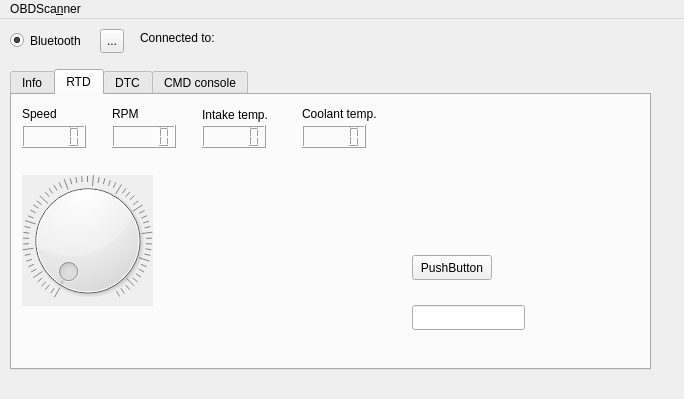
<?xml version="1.0" encoding="UTF-8"?>
<ui version="4.0">
 <class>OBDScanner</class>
 <widget class="QMainWindow" name="OBDScanner">
  <property name="geometry">
   <rect>
    <x>0</x>
    <y>0</y>
    <width>684</width>
    <height>399</height>
   </rect>
  </property>
  <property name="windowTitle">
   <string>OBDScanner</string>
  </property>
  <widget class="QWidget" name="centralWidget">
   <widget class="QRadioButton" name="btRadioButton">
    <property name="geometry">
     <rect>
      <x>10</x>
      <y>10</y>
      <width>96</width>
      <height>23</height>
     </rect>
    </property>
    <property name="text">
     <string>Bluetooth</string>
    </property>
    <property name="checked">
     <bool>true</bool>
    </property>
   </widget>
   <widget class="QToolButton" name="btConfigButton">
    <property name="geometry">
     <rect>
      <x>100</x>
      <y>10</y>
      <width>24</width>
      <height>24</height>
     </rect>
    </property>
    <property name="text">
     <string>...</string>
    </property>
   </widget>
   <widget class="QLabel" name="label">
    <property name="geometry">
     <rect>
      <x>140</x>
      <y>10</y>
      <width>81</width>
      <height>17</height>
     </rect>
    </property>
    <property name="text">
     <string>Connected to:</string>
    </property>
   </widget>
   <widget class="QLabel" name="connectedDeviceName">
    <property name="geometry">
     <rect>
      <x>230</x>
      <y>10</y>
      <width>131</width>
      <height>17</height>
     </rect>
    </property>
    <property name="text">
     <string/>
    </property>
   </widget>
   <widget class="QTabWidget" name="tabWidget">
    <property name="geometry">
     <rect>
      <x>10</x>
      <y>50</y>
      <width>641</width>
      <height>301</height>
     </rect>
    </property>
    <property name="tabPosition">
     <enum>QTabWidget::North</enum>
    </property>
    <property name="tabShape">
     <enum>QTabWidget::Rounded</enum>
    </property>
    <property name="currentIndex">
     <number>1</number>
    </property>
    <property name="tabsClosable">
     <bool>false</bool>
    </property>
    <property name="tabBarAutoHide">
     <bool>false</bool>
    </property>
    <widget class="QWidget" name="vin_tab">
     <attribute name="title">
      <string>Info</string>
     </attribute>
     <widget class="QLineEdit" name="info_testEdit">
      <property name="geometry">
       <rect>
        <x>20</x>
        <y>20</y>
        <width>113</width>
        <height>25</height>
       </rect>
      </property>
     </widget>
    </widget>
    <widget class="QWidget" name="rtd_tab">
     <attribute name="title">
      <string>RTD</string>
     </attribute>
     <widget class="QDial" name="speed_dial">
      <property name="enabled">
       <bool>true</bool>
      </property>
      <property name="geometry">
       <rect>
        <x>10</x>
        <y>80</y>
        <width>131</width>
        <height>131</height>
       </rect>
      </property>
      <property name="mouseTracking">
       <bool>false</bool>
      </property>
      <property name="focusPolicy">
       <enum>Qt::WheelFocus</enum>
      </property>
      <property name="acceptDrops">
       <bool>false</bool>
      </property>
      <property name="autoFillBackground">
       <bool>true</bool>
      </property>
      <property name="maximum">
       <number>230</number>
      </property>
      <property name="pageStep">
       <number>5</number>
      </property>
      <property name="sliderPosition">
       <number>1</number>
      </property>
      <property name="tracking">
       <bool>true</bool>
      </property>
      <property name="invertedAppearance">
       <bool>false</bool>
      </property>
      <property name="invertedControls">
       <bool>false</bool>
      </property>
      <property name="wrapping">
       <bool>false</bool>
      </property>
      <property name="notchesVisible">
       <bool>true</bool>
      </property>
     </widget>
     <widget class="QLineEdit" name="rtd_testEdit">
      <property name="geometry">
       <rect>
        <x>400</x>
        <y>210</y>
        <width>113</width>
        <height>25</height>
       </rect>
      </property>
     </widget>
     <widget class="QLCDNumber" name="speedLcd">
      <property name="geometry">
       <rect>
        <x>10</x>
        <y>30</y>
        <width>64</width>
        <height>23</height>
       </rect>
      </property>
     </widget>
     <widget class="QLCDNumber" name="rpmLcd">
      <property name="geometry">
       <rect>
        <x>100</x>
        <y>30</y>
        <width>64</width>
        <height>23</height>
       </rect>
      </property>
     </widget>
     <widget class="QLabel" name="label_2">
      <property name="geometry">
       <rect>
        <x>100</x>
        <y>10</y>
        <width>54</width>
        <height>17</height>
       </rect>
      </property>
      <property name="text">
       <string>RPM</string>
      </property>
     </widget>
     <widget class="QLabel" name="label_3">
      <property name="geometry">
       <rect>
        <x>10</x>
        <y>10</y>
        <width>54</width>
        <height>17</height>
       </rect>
      </property>
      <property name="text">
       <string>Speed</string>
      </property>
     </widget>
     <widget class="QLabel" name="label_4">
      <property name="geometry">
       <rect>
        <x>190</x>
        <y>10</y>
        <width>71</width>
        <height>20</height>
       </rect>
      </property>
      <property name="text">
       <string>Intake temp.</string>
      </property>
     </widget>
     <widget class="QLCDNumber" name="inTempLcd">
      <property name="geometry">
       <rect>
        <x>190</x>
        <y>30</y>
        <width>64</width>
        <height>23</height>
       </rect>
      </property>
     </widget>
     <widget class="QLabel" name="label_5">
      <property name="geometry">
       <rect>
        <x>290</x>
        <y>10</y>
        <width>91</width>
        <height>17</height>
       </rect>
      </property>
      <property name="text">
       <string>Coolant temp.</string>
      </property>
     </widget>
     <widget class="QLCDNumber" name="coolantLcd">
      <property name="geometry">
       <rect>
        <x>290</x>
        <y>30</y>
        <width>64</width>
        <height>23</height>
       </rect>
      </property>
     </widget>
     <widget class="QPushButton" name="pushButton">
      <property name="geometry">
       <rect>
        <x>400</x>
        <y>160</y>
        <width>80</width>
        <height>25</height>
       </rect>
      </property>
      <property name="text">
       <string>PushButton</string>
      </property>
     </widget>
    </widget>
    <widget class="QWidget" name="dtc_tab">
     <attribute name="title">
      <string>DTC</string>
     </attribute>
     <widget class="QLineEdit" name="dtc_testEdit">
      <property name="geometry">
       <rect>
        <x>250</x>
        <y>70</y>
        <width>113</width>
        <height>25</height>
       </rect>
      </property>
     </widget>
    </widget>
    <widget class="QWidget" name="cmd_tab">
     <attribute name="title">
      <string>CMD console</string>
     </attribute>
     <widget class="QPushButton" name="cmd_sendButton">
      <property name="geometry">
       <rect>
        <x>450</x>
        <y>220</y>
        <width>71</width>
        <height>25</height>
       </rect>
      </property>
      <property name="text">
       <string>send</string>
      </property>
     </widget>
     <widget class="QLineEdit" name="cmd_input">
      <property name="geometry">
       <rect>
        <x>10</x>
        <y>220</y>
        <width>431</width>
        <height>25</height>
       </rect>
      </property>
     </widget>
     <widget class="QTextEdit" name="cmd_console">
      <property name="geometry">
       <rect>
        <x>10</x>
        <y>10</y>
        <width>601</width>
        <height>201</height>
       </rect>
      </property>
      <property name="tabChangesFocus">
       <bool>false</bool>
      </property>
      <property name="readOnly">
       <bool>true</bool>
      </property>
     </widget>
     <widget class="QPushButton" name="cmd_clearButton">
      <property name="geometry">
       <rect>
        <x>540</x>
        <y>220</y>
        <width>71</width>
        <height>25</height>
       </rect>
      </property>
      <property name="text">
       <string>clear</string>
      </property>
     </widget>
    </widget>
   </widget>
  </widget>
  <widget class="QMenuBar" name="menuBar">
   <property name="geometry">
    <rect>
     <x>0</x>
     <y>0</y>
     <width>684</width>
     <height>22</height>
    </rect>
   </property>
   <widget class="QMenu" name="menuOBDScanner">
    <property name="title">
     <string>OBDSca&amp;nner</string>
    </property>
    <addaction name="actionQuit"/>
   </widget>
   <addaction name="menuOBDScanner"/>
  </widget>
  <action name="actionQuit">
   <property name="text">
    <string>&amp;Quit</string>
   </property>
  </action>
 </widget>
 <layoutdefault spacing="6" margin="11"/>
 <resources/>
 <connections>
  <connection>
   <sender>actionQuit</sender>
   <signal>triggered()</signal>
   <receiver>OBDScanner</receiver>
   <slot>close()</slot>
   <hints>
    <hint type="sourcelabel">
     <x>-1</x>
     <y>-1</y>
    </hint>
    <hint type="destinationlabel">
     <x>199</x>
     <y>149</y>
    </hint>
   </hints>
  </connection>
 </connections>
</ui>
